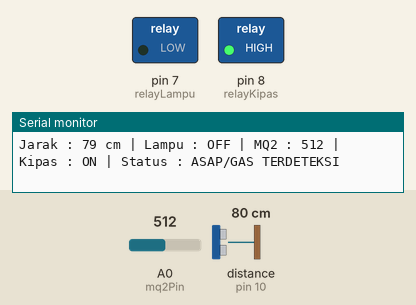
Bench run of a sketch on a simulated Arduino Uno, built with avr-gcc and run on an emulated ATmega328P. Shown: switched loads named in the sketch (green lamp = pin HIGH), the last lines printed to the serial monitor. Inputs (shaded band) come from the test bench; at power-on: distance to the obstacle (sensor on pin 10) 80 cm, A0 (mq2Pin) = 512. The echo pulse lasts 58.3 µs per cm; pins used as bus, display or sensor lines are not drawn.

Above: at 16.2 s.
16.3 s: distance to the obstacle (sensor on pin 10) set to 75 cm
17.9 s: distance to the obstacle (sensor on pin 10) set to 66 cm
At 18.8 s:
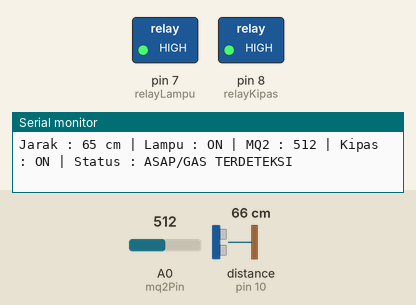
19.9 s: A0 (mq2Pin) set to 265
21.4 s: A0 (mq2Pin) set to 241
At 23.0 s:
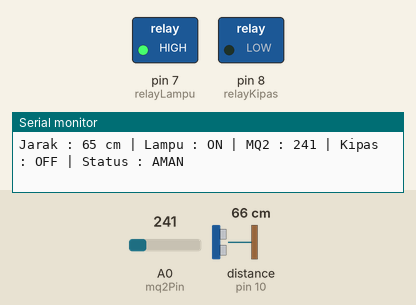
Timing chart, 0 to 24.4 s (numbered marks = the images above; inputs shaded):
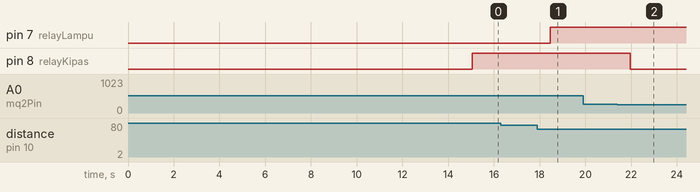

The sketch:

smartdesk.ino
```cpp
//====================================================
// SMART DESK TEKNISI KOMPUTER BERBASIS ARDUINO
// HC-SR04  = Deteksi Pengguna
// MQ-2     = Deteksi Asap/Gas
// Relay 1  = Lampu
// Relay 2  = Kipas
//====================================================
//---------------- PIN ----------------
const int trigPin = 9;
const int echoPin = 10;
const int relayLampu = 7;
const int relayKipas = 8;
const int mq2Pin = A0;
//--------------- VARIABEL -------------
long duration;
int distance;
int mq2Value;

//----------- BATAS DETEKSI ------------
const int batasJarak = 70;
const int batasAsap = 250;   // Sesuaikan hasil kalibrasi
//----------------------------------------------------
void setup() {
  Serial.begin(9600);
  pinMode(trigPin, OUTPUT);
  pinMode(echoPin, INPUT);
  pinMode(relayLampu, OUTPUT);
  pinMode(relayKipas, OUTPUT);

  digitalWrite(relayLampu, LOW);
  digitalWrite(relayKipas, LOW);

  Serial.println("SMART DESK AKTIF");
  Serial.println("Kalibrasi MQ-2...");
  delay(15000);      // Tunggu sensor MQ-2 stabil
  Serial.println("Kalibrasi selesai");
}
//====================================================
void loop() {
  //---------------- HC-SR04 ----------------
  digitalWrite(trigPin, LOW);
  delayMicroseconds(2);
  digitalWrite(trigPin, HIGH);
  delayMicroseconds(10);
  digitalWrite(trigPin, LOW);
  duration = pulseIn(echoPin, HIGH);
  distance = duration * 0.034 / 2;
  //---------------- Lampu ------------------
  bool statusLampu = false;

  if (distance > 0 && distance <= batasJarak) {
    digitalWrite(relayLampu, HIGH);
    statusLampu = true;
  } else {
    digitalWrite(relayLampu, LOW);
  }

  //---------------- MQ-2 -------------------
  long total = 0;

  for (int i = 0; i < 10; i++) {
    total += analogRead(mq2Pin);
    delay(5);
  }

  mq2Value = total / 10;

  //---------------- Kipas ------------------
  bool statusKipas = false;

  if (mq2Value >= batasAsap) {
    digitalWrite(relayKipas, HIGH);
    statusKipas = true;
  } else {
    digitalWrite(relayKipas, LOW);
  }

  //---------------- Serial Monitor ---------
  Serial.print("Jarak : ");
  Serial.print(distance);
  Serial.print(" cm");

  Serial.print(" | Lampu : ");
  Serial.print(statusLampu ? "ON" : "OFF");

  Serial.print(" | MQ2 : ");
  Serial.print(mq2Value);

  Serial.print(" | Kipas : ");
  Serial.print(statusKipas ? "ON" : "OFF");

  Serial.print(" | Status : ");

  if (statusKipas)
    Serial.println("ASAP/GAS TERDETEKSI");
  else
    Serial.println("AMAN");

  delay(500);
}
```

Measured:
- the behaviour switches between 72 and 71 cm on distance to the obstacle (sensor on pin 10) (found by bisection; images 0 and 1)
- the behaviour switches between 250 and 249 on A0 (mq2Pin) (found by bisection; images 1 and 2)
- after the input at 17.9 s, pin 7 (relayLampu): LOW → HIGH after 0.57 s
- after the input at 21.4 s, pin 8 (relayKipas): HIGH → LOW after 0.57 s
